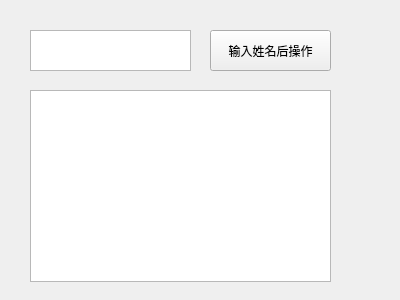
<?xml version="1.0" encoding="UTF-8"?>
<ui version="4.0">
 <class>Dialog112</class>
 <widget class="QDialog" name="Dialog112">
  <property name="geometry">
   <rect>
    <x>0</x>
    <y>0</y>
    <width>400</width>
    <height>300</height>
   </rect>
  </property>
  <property name="windowTitle">
   <string>Dialog</string>
  </property>
  <widget class="QTextEdit" name="textEdit">
   <property name="geometry">
    <rect>
     <x>30</x>
     <y>30</y>
     <width>161</width>
     <height>41</height>
    </rect>
   </property>
  </widget>
  <widget class="QToolButton" name="toolButton">
   <property name="geometry">
    <rect>
     <x>210</x>
     <y>30</y>
     <width>121</width>
     <height>41</height>
    </rect>
   </property>
   <property name="text">
    <string>输入姓名后操作</string>
   </property>
  </widget>
  <widget class="QTextBrowser" name="textBrowser">
   <property name="geometry">
    <rect>
     <x>30</x>
     <y>90</y>
     <width>301</width>
     <height>192</height>
    </rect>
   </property>
  </widget>
 </widget>
 <resources/>
 <connections/>
</ui>
